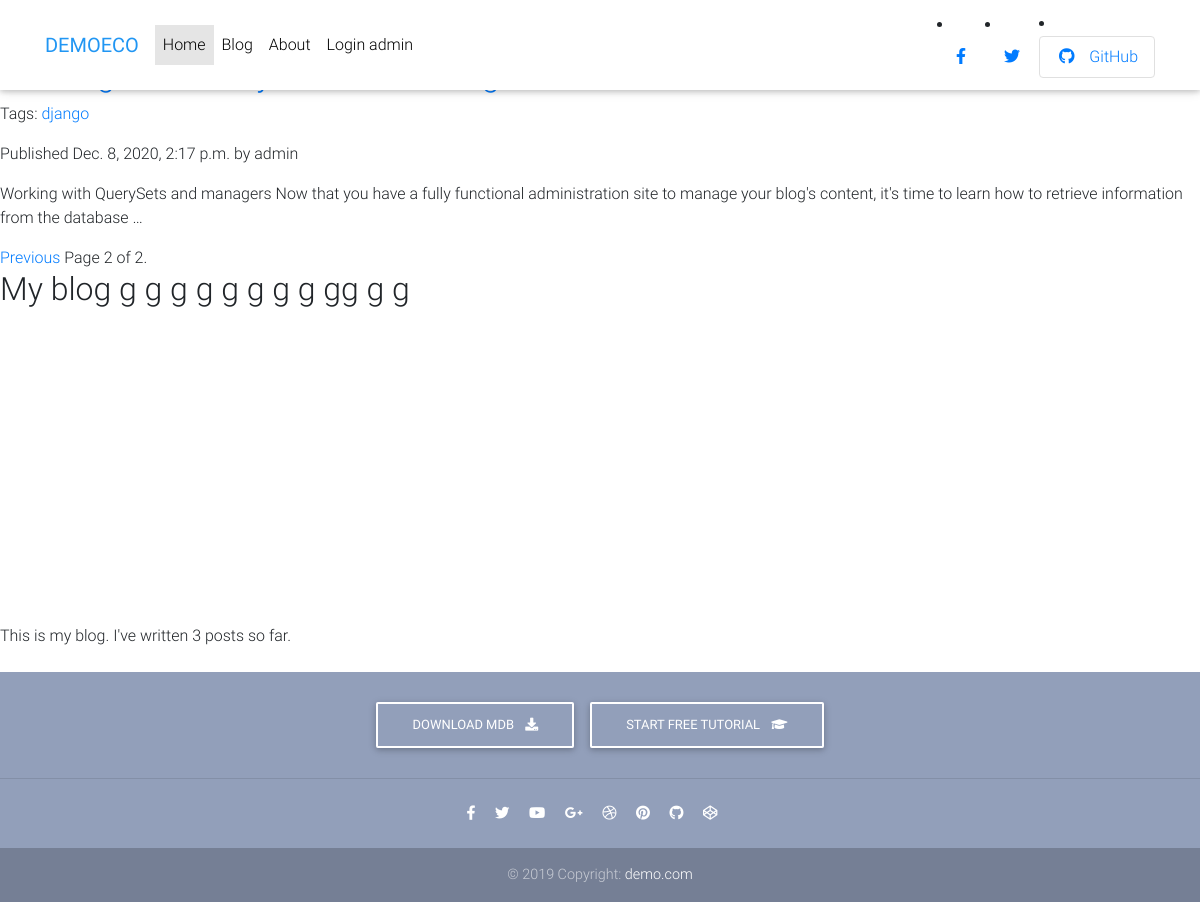
The app's page /blog/?page=2, older data.
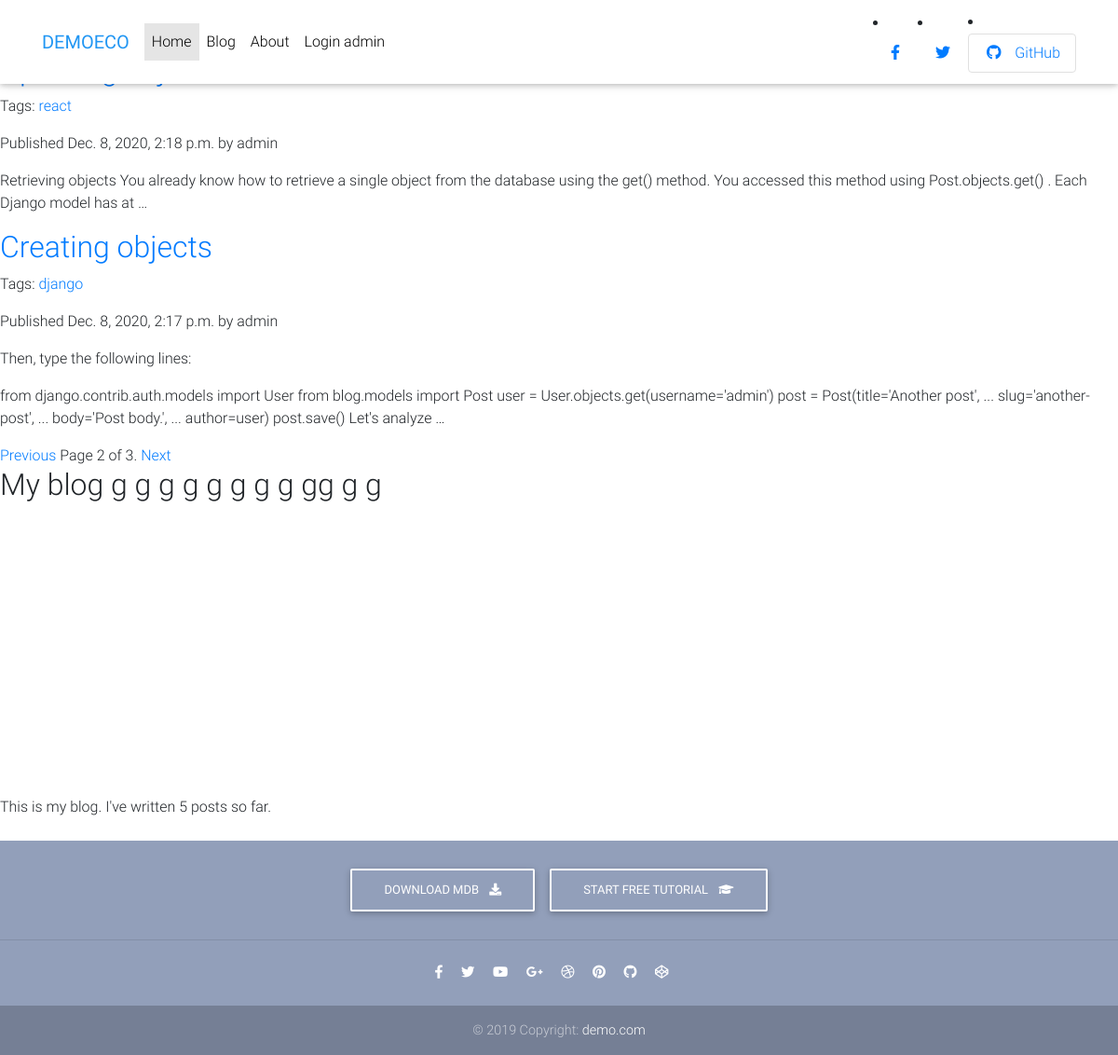
The same page, newer data.
### blog/models.py (models this page shows, shortened)
class Post(models.Model):
    tags = TaggableManager()
    objects = models.Manager()  # The default manager.
    published = PublishedManager()  # Our custom manager.
    STATUS_CHOICES = (
        ('draft', 'Draft'),
        ('published', 'Published'),
    )
    title = models.CharField(max_length=250)
    slug = models.SlugField(max_length=250,
                            unique_for_date='publish')
    author = models.ForeignKey(User,
                               on_delete=models.CASCADE,
                               related_name='blog_posts')
    body = models.TextField()
    publish = models.DateTimeField(default=timezone.now)
    created = models.DateTimeField(auto_now_add=True)
    updated = models.DateTimeField(auto_now=True)
    status = models.CharField(max_length=10,
                              choices=STATUS_CHOICES,
                              default='draft')
    class Meta:
        ordering = ('-publish',)
    def get_absolute_url(self):
        return reverse('post-detail', kwargs={'pk': self.pk})

### blog/views.py (the view)
# urls.py: path('blog/', views.post_list, name='post_list'),
def post_list(request , tag_slug=None):
    object_list=Post.published.all()
    tag=None
    if tag_slug:
        tag=get_object_or_404(Tag,slug=tag_slug)
        object_list=object_list.filter(tags__in=[tag])
    paginator=Paginator(object_list, 2)  # 3 posts in each page
    page=request.GET.get('page')
    try:
        posts=paginator.page(page)
    except PageNotAnInteger:
        posts=paginator.page(1)
    except EmptyPage:
        posts=paginator.page(paginator.num_pages)
    return render(request,
                  'list.html',
                  {'posts': posts,
                   'page': page,
                   'tag': tag})

### blog/models.py (called while the page is built)
    def get_queryset(self):
        return super(PublishedManager,
                     self).get_queryset()\
            .filter(status='published')

### blog/templatetags/blog_tags.py (called while the page is built)
@register.filter(name='markdown')
def markdown_fromat(text):
    return mark_safe(markdown.markdown(text))

@register.simple_tag
def total_posts():
    return Post.published.count()

@register.inclusion_tag('latest_posts.html')
def show_latest_posts(count=3):
    latest_posts = Post.published.order_by('-publish')[:count]
    return {'latest_posts': latest_posts}

### templates/list.html (shortened to what this page needs)
{% extends "base.html" %}
{% load blog_tags %}
{%block content %}
<h1>MyBlog</h1>
{% for post in posts %}
<h2>
  <a href="{{ post.get_absolute_url }}">{{ post.title }} </a>
</h2>
<p class="tags">
  Tags:
  {% for tag in post.tags.all %}
  <a href="{% url "post_list_by_tag" tag.slug %}">
  {{ tag.name }}
  </a>
  {% endfor %}
  </p>
<p class="date">Published {{ post.publish }} by {{ post.author }}</p>
{{ post.body|markdown|truncatewords_html:30 }}
{% endfor %}
 {% include "pagination.html" with page=posts %}  {% endblock %}

Row changes from the older to the newer data that the page shows:
no longer on this page (row unchanged): Post: publish "Dec. 8, 2020, 2:17 p.m.", author "admin", body "Working with QuerySets and managers Now that you have a fully functional administration site to manage your blog's content, it's time to learn how to retrieve information from the database …", Tag (name "django")
now on this page (row edited): Post: publish "Dec. 8, 2020, 2:18 p.m.", author "admin", body "Retrieving objects You already know how to retrieve a single object from the database using the get() method. You accessed this method using Post.objects.get() . Each Django model has at …"
now on this page (row unchanged): Tag: name "react", shown under "Dec. 8, 2020, 2:18 p.m."
now on this page (row unchanged): Post: title "Creating objects", publish "Dec. 8, 2020, 2:17 p.m.", author "admin", body "Then, type the following lines: from django.contrib.auth.models import User from blog.models import Post user = User.objects.get(username='admin') post = Post(title='Another post', ... slug='another-post', ... body='Post body.', ... author=user) post.save() Let's analyze …", Tag (name "django")
Text that changed along with them:
{{ page.paginator.num_pages }}: "2" → "3"
text no longer shown: "3"
text now shown: "Next 5"
